Frame 1 (no input): blank canvas, image omitted
Frame 60 (no input): blank canvas, image omitted
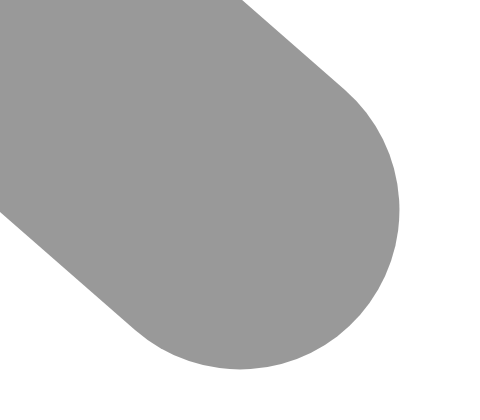
Frame 120 (the mouse pressed at the canvas centre since frame 60)

The p5.js sketch whose frames 1 and 60 were blank and that drew this single picture after the mouse press (run headless with seeded random() and noise() and a simulated clock; from frame 60 on, the mouse is pressed at the canvas centre):

// p5.js sketch
// ── sketch.js
function setup() {
  createCanvas(480, 420);
  strokeWeight(4);
  stroke(0,102);
}

function draw() {
  //función dist()
  //ayuda a calcular la velocidad con la que se mueve el ratón, usando pmouseX y pmouseY mide la distancia entre la posición actual y la más reciente
  //lento = distancia pequeña
  //rápido = distancia mayor
  
  //aquí se declara la variable, usando dist()
var weight = dist(mouseX, mouseY, pmouseX, pmouseY);
  
  //aqui se integra la variable al stroke
  strokeWeight(weight);
  
  //seguir el mouse y mantener trazo
  line(mouseX, mouseY,pmouseX,pmouseY);

}
